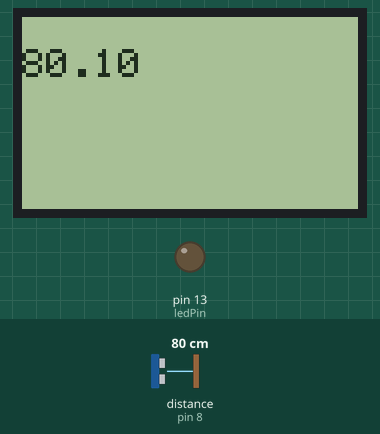
The sketch below on a simulated Arduino Uno, built with avr-gcc and run on an emulated ATmega328P. Shown: 84×48 one-colour display, output pins drawn as LEDs (lit = HIGH). Wiring (inferred from the names in the program): ultrasonic range finder: trigger pin 9; echo pin 8. Inputs (shaded band) come from the test bench; at power-on: distance to the obstacle (sensor on pin 8) 80 cm. The echo pulse lasts 58.3 µs per cm; pins used as bus, display or sensor lines are not drawn.

Above: at 1.2 s.
1.3 s: distance to the obstacle (sensor on pin 8) set to 4 cm
At 1.53 s:
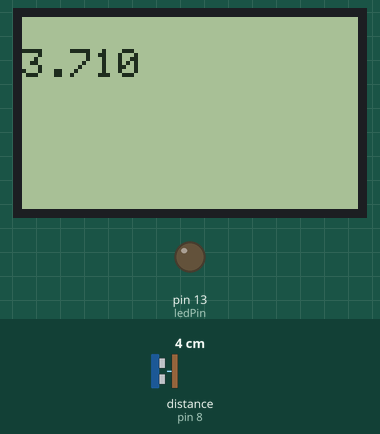
2.8 s: distance to the obstacle (sensor on pin 8) set to 2 cm
At 3.7 s:
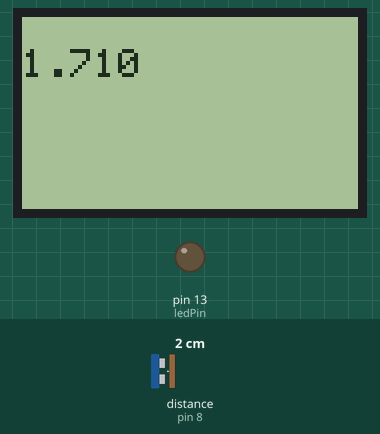
4.3 s: distance to the obstacle (sensor on pin 8) set to 35 cm
At 4.9 s:
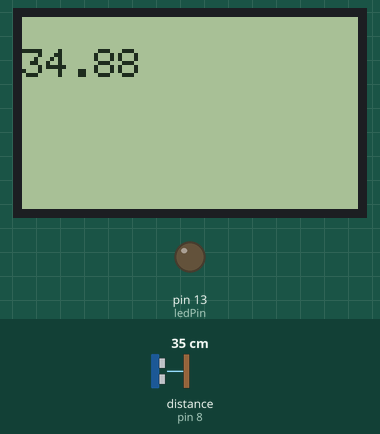
Timing chart, 0 to 7.3 s (numbered marks = the images above; inputs shaded):
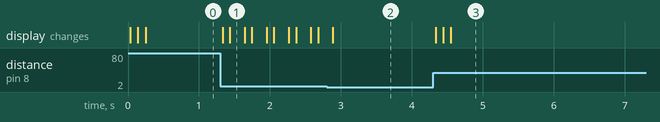

The sketch:

display_dalnometr.ino
```cpp
//Тестировалось на Arduino IDE 1.0.1
#define Trig 9
#define Echo 8
#define ledPin 13
#include <PCD8544.h>

PCD8544 lcd;

void setup()
{
  pinMode(Trig, OUTPUT); //инициируем как выход
  pinMode(Echo, INPUT); //инициируем как вход
  pinMode(ledPin, OUTPUT);
  Serial.begin(9600);
  lcd.begin(84, 48);
  /* задаем скорость общения. В нашем случае с компьютером */
}
float impulseTime=0;
float distance_sm=0;

void loop()
{


  digitalWrite(Trig, HIGH);
  delayMicroseconds(10);
  digitalWrite(Trig, LOW);
  impulseTime=pulseIn(Echo, HIGH);
  distance_sm=impulseTime/58;
  /*if(distance_sm < 10){
    distance_sm = distance_sm / 10;
    */
  //Serial.println(distance_sm);
  /*if (distance_sm<30)
  {
    digitalWrite(ledPin, HIGH);
  }
  else
  {
    digitalWrite(ledPin, LOW);
  } */

  lcd.setContrast(60);
  lcd.setCursor(0, 1);
  lcd.print(distance_sm);
  delay(100);

}
```

Measured:
- after the input at 1.3 s, the display: first changes at once (image 1 shows a later state)
- after the input at 2.8 s, the display: changes after 0.09 s (image 2)
- after the input at 4.3 s, the display: changes at once (image 3)
